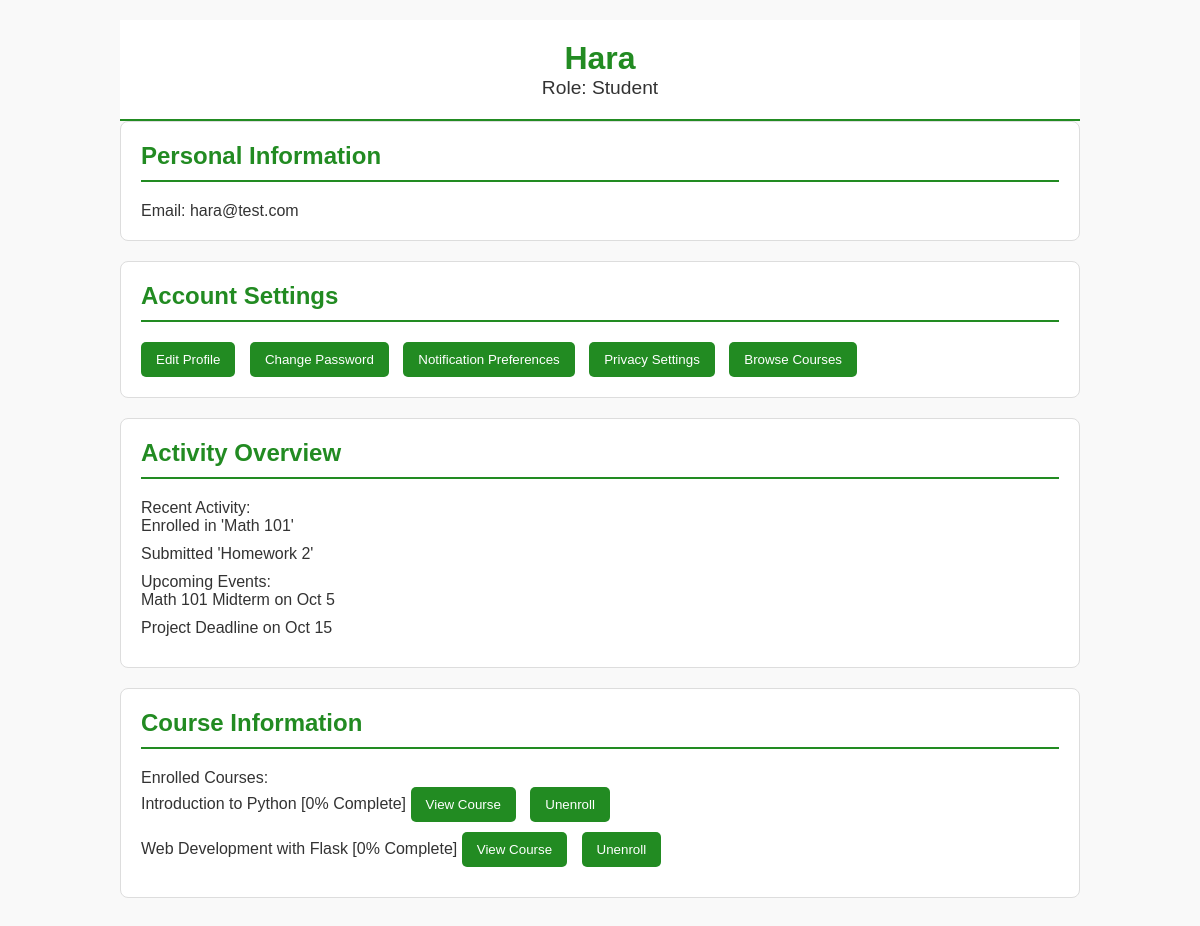
Page /studentprofile (signed in) on the earlier database version.
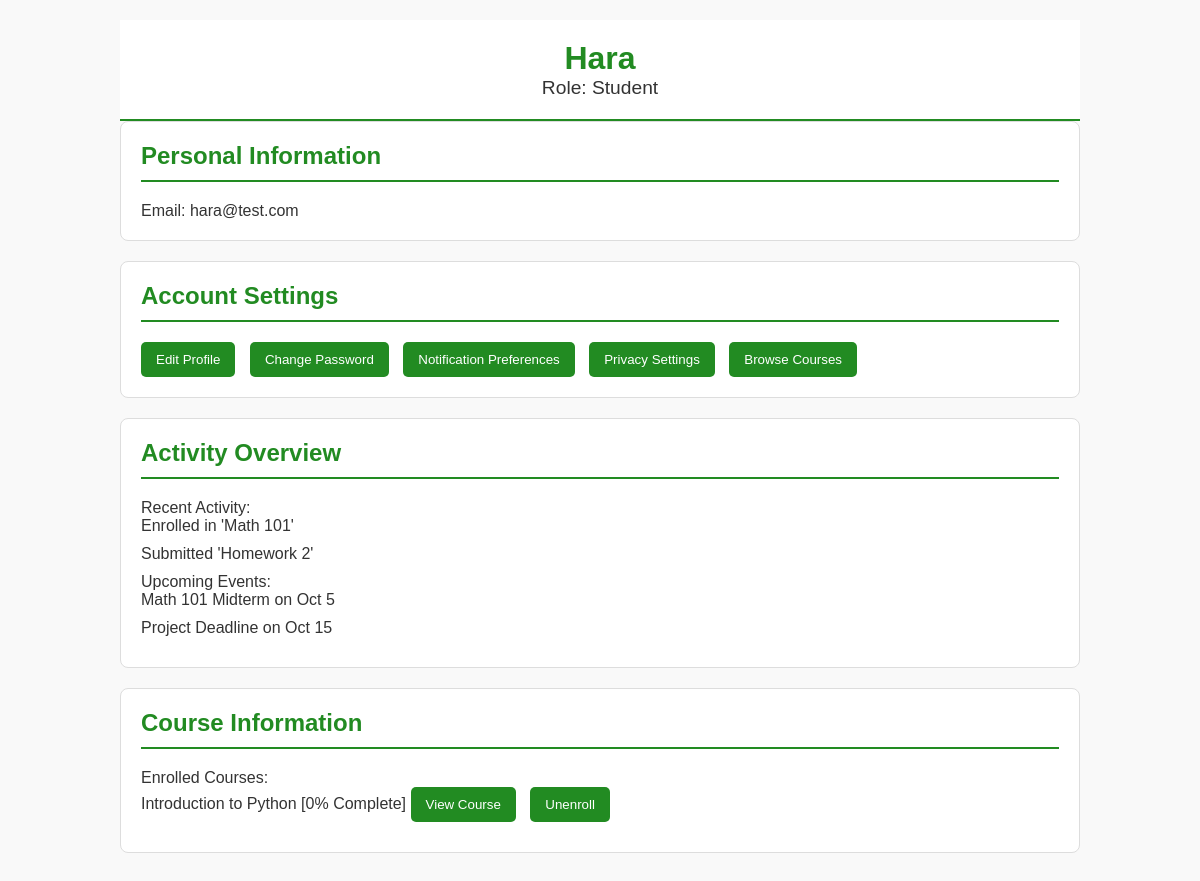
Same page on the later database version.
### models.py (models this page shows)
class User(db.Model):
    id = db.Column(db.Integer, primary_key=True)
    username = db.Column(db.String(150), nullable=False, unique=True)
    email = db.Column(db.String(150), nullable=False, unique=True)
    password = db.Column(db.String(150), nullable=False)
    enrollments = db.relationship('Enrollment', back_populates='user', cascade="all, delete-orphan")
    progress = db.relationship('Progress', back_populates='user', cascade="all, delete-orphan")

class Progress(db.Model):
    id = db.Column(db.Integer, primary_key=True)
    user_id = db.Column(db.Integer, db.ForeignKey('user.id'), nullable=False)
    course_id = db.Column(db.Integer, db.ForeignKey('course.id'), nullable=False)
    completed_lessons = db.Column(db.Integer, default=0)
    completed_assignments = db.Column(db.Integer, default=0)
    test_scores = db.Column(db.Float, nullable=True)
    user = db.relationship('User', back_populates='progress')
    course = db.relationship('Course', back_populates='progress')

class Course(db.Model):
    id = db.Column(db.Integer, primary_key=True)
    title = db.Column(db.String(200), nullable=False)
    description = db.Column(db.Text, nullable=False)
    enrollments = db.relationship('Enrollment', back_populates='course', cascade="all, delete-orphan")
    progress = db.relationship('Progress', back_populates='course', cascade="all, delete-orphan")

### app.py (the view)
@app.route('/studentprofile')
def student_profile():
    if 'username' in session and 'email' in session:
        user = User.query.filter_by(username=session['username']).first()
        enrolled_courses = db.session.query(Course, Progress).join(Progress).filter(
            Progress.user_id == user.id
        ).all()
        courses_data = [{'id': course.id, 'title': course.title, 'progress': progress.completed_lessons}
                        for course, progress in enrolled_courses]
        recent_activities = ["Enrolled in 'Math 101'", "Submitted 'Homework 2'"]
        upcoming_events = ["Math 101 Midterm on Oct 5", "Project Deadline on Oct 15"]
        return render_template('studentprofile.html',
                               username=user.username,
                               email=user.email,
                               enrolled_courses=courses_data,
                               recent_activities=recent_activities,
                               upcoming_events=upcoming_events)
    else:
        flash('Please sign in to view your profile.')
        return redirect(url_for('index'))

### app.py (called while the page is built)
@app.after_request
def add_cache_control_header(response):
    response.headers['Cache-Control'] = 'no-cache, no-store, must-revalidate'
    response.headers['Pragma'] = 'no-cache'
    response.headers['Expires'] = '0'
    return response

### templates/studentprofile.html (shortened to what this page needs)
<!DOCTYPE html>
<html lang="en">
<head>
    <link rel="stylesheet" href="/static/css/studentprofile.css">
    <link rel="stylesheet" href="{{ url_for('static', filename='css/common.css') }}">
</head>
<body>
    <div class="container">
        <header class="header">
            <h1 class="name" id="profileName">{{ username }}</h1>
            <p class="role">Role: Student</p>
        </header>
        <section class="personal-info">
            <h2>Personal Information</h2>
            <p>Email: <span id="email">{{ email }}</span></p>
        </section>
        <section class="account-settings">
            <h2>Account Settings</h2>
            <button class="settings-btn">Edit Profile</button>
            <button class="settings-btn">Change Password</button>
            <button class="settings-btn">Notification Preferences</button>
            <button class="settings-btn">Privacy Settings</button>
            <a href="{{ url_for('course_bp.courses') }}">
                <button class="settings-btn">Browse Courses</button>
            </a>
        </section>
        <section class="activity-overview">
            <h2>Activity Overview</h2>
            <div class="activity">
                <p>Recent Activity:</p>
                <ul>
                    {% for activity in recent_activities %}
                        <li>{{ activity }}</li>
                    {% endfor %}
                </ul>
            </div>
            <div class="events">
                <p>Upcoming Events:</p>
                <ul>
                    {% for event in upcoming_events %}
                        <li>{{ event }}</li>
                    {% endfor %}
                </ul>
            </div>
        </section>
        <section class="course-info">
            <h2>Course Information</h2>
            <div class="courses">
                <p>Enrolled Courses:</p>
                {% if enrolled_courses %}
                <ul>
                    {% for course in enrolled_courses %}
                        <li>
                            {{ course.title }} [{{ course.progress }}% Complete]
                            <a href="{{ url_for('course_bp.course_details', course_id=course.id) }}">
                                <button>View Course</button>
                            </a>
                            <form action="{{ url_for('course_bp.unenroll', course_id=course.id) }}" method="POST" style="display:inline;">
                                <button type="submit" onclick="return confirm('Are you sure you want to unenroll from {{ course.title }}?');">
                                    Unenroll
                                </button>
                            </form>
                        </li>
                    {% endfor %}
                </ul>
            {% else %}
                <p>You are not enrolled in any courses.</p>
            {% endif %}
            </div>
        </section>
    </div>
</body>
</html>

### static/css/studentprofile.css (style rules this page uses)
body, h1, h2, p, ul, li, button { margin: 0; padding: 0; box-sizing: border-box; }
body { font-family: Arial, sans-serif; background-color: #f9f9f9; color: #333; }
.container { width: 80%; margin: 0 auto; padding: 20px; }
.header { text-align: center; background-color: #fff; padding: 20px; border-bottom: 2px solid #228B22; }
.header .name { font-size: 2em; color: #228B22; }
.header .role { font-size: 1.2em; }
section { background-color: #fff; padding: 20px; margin-bottom: 20px; border: 1px solid #ddd; border-radius: 8px; }
h2 { border-bottom: 2px solid #228B22; padding-bottom: 10px; margin-bottom: 20px; color: #228B22; }
button { background-color: #228B22; color: #fff; border: none; padding: 10px 15px; border-radius: 5px; cursor: pointer; margin-right: 10px; }
a { color: #228B22; text-decoration: none; }
ul { list-style-type: none; }
ul li { margin-bottom: 10px; }

Differences in the rows shown:
removed Progress: title "Web Development with Flask", progress "0"
